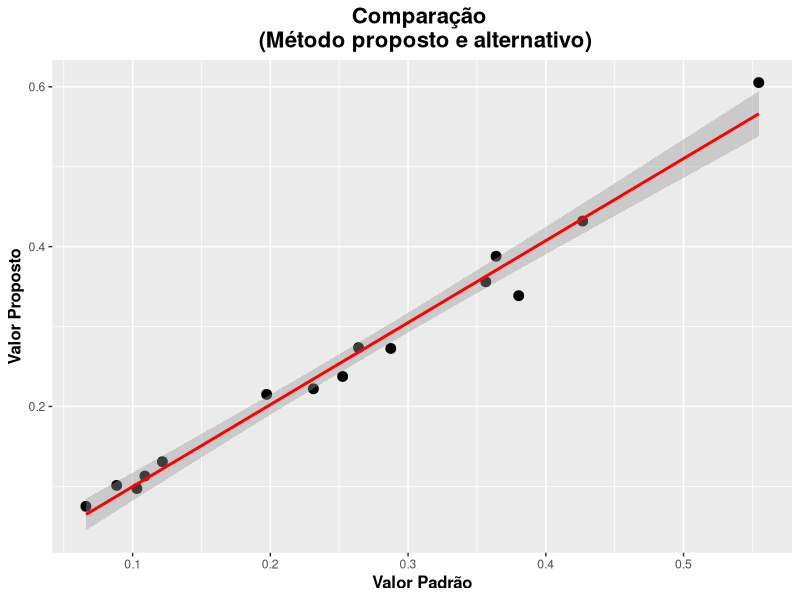
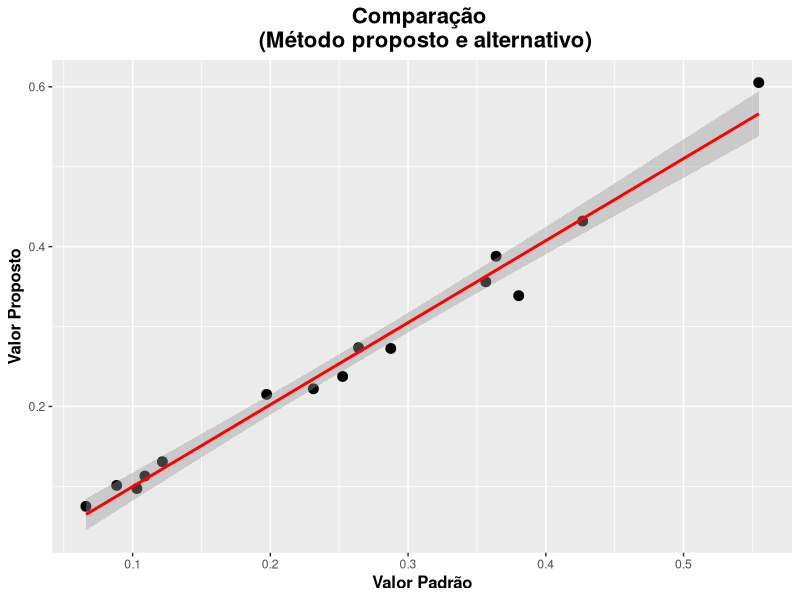

R code for these plots, in order:
## ---

## title: Script Aplicando o teste F(H0) de Graybill e graficos de analise 

## author:
## - Sollano Rabelo Braga 
## - Marcio Leles R. de Oliveira

## date: 2015

## output:

##    pdf_document:

##      toc: true

##      toc_depth: 3

##      highlight: tango

##    word_document:

##      toc: true

##      toc_depth: 3

##      highlight: tango

## ---
## \pagebreak
#
#+ include=FALSE
knitr::opts_chunk$set(tidy.opts=list(width.cutoff=55),tidy=TRUE, warning = F)

## # 1) Baixar e carregar os pacotes necessários, e importar dados ####

## faz-se o download das bibliotecas necessárias, caso ainda nao estejam 
## instaladas na máquina. Este passo deve ser feito apenas uma vez. 
## Obs: Remover "#" dos pacotes que nao estiverem instalados

## instalá-se o pacote readxl, para poder importar dados provindos do excel, 
## sem a necessidade de conversao.

#install.packages("readxl", dependencies = T)

## instala-se o pacote ggplot2, para a criacao dos graficos.
#install.pachages("ggplot2", dependencies = T)
#install.packages("GridExtra")
#install.packages("grid")

## Carregar os Pacotes 
library(readxl)
library(ggplot2)

## Para carregar o script funcione corretamente, a padronização de nomes é necessária.
## Foi utilizado Y1 para nomear a variável padrão, e Yj para a variável proposta.
## Portanto estes nomes devem ser utilizados na planilha que contém os dados,
## ou alterados após a importação utilizando a função names().
##
## Para importar os dados utiliza-se a função read_excel:
dados <- read_excel("graybill_dados.xlsx")

## # 2) Cálculo do FH0, F-Crítico e p-valor ####

## A estatística do teste é a seguinte:

## $$ F(H_{0})=\frac{(\hat{\beta}-\theta)'(y'_{1} y_{1})(\hat{\beta}-\theta)}{2QMRes}  \sim F_\alpha (2,n-2 \phantom{1}g.l.) $$


## Para calculá-la, primeiro ajusta-se um modelo Linear Simples 
## composto do valor proposto como y, e do valor padrao como x:
fit <- lm(Yj ~ Y1, dados)

## Cálcula-se o Quadrado medio do residuo,  obtido pela razão entre 
## a soma de quadrados de resíduos e os graus de liberdade do resíduo da regressão:
QMRes <- sum(residuals(fit)^2)/fit$df.residual

## A seguir a criacao da matrix 2x1 beta - theta, subtraindo os coeficientes da regressao
## pela matriz theta [0 1]:
beta_theta <- coef(fit) - c(0,1)

## Cálculo da Matriz Y1'Y1:
##
## esta matriz é composta por n, Somatório de Y1, 
## Somatório de Y1, e o somatório quadrático de Y1.
##
## Utiliza-se a função length para calcular n, e a função sum para calcular os somatórios
## concatena-se n e Somatório de Y1 em um vetor, e
## Somatório de Y1 e somatório quadrático de Y1 em outro
## e une-se os dois com a funcao cbind
Y1linha_Y1 <- cbind(c(length(dados$Y1), sum(dados$Y1)), 
                    c(sum(dados$Y1), sum(dados$Y1^2)))

## Cálculo de FH0
##
## Multiplica-se da matriz beta_theta transposta,
## pela matriz Y1'Y1, e multiplicamos isto pela matriz beta_theta;
##
## Então divide-se tudo isto por 2*Quadrado médio do resíduo.
##
## Arredonda-se este cálculo para 4 casas decimais com a funcao round():

FH0 <- round(
  (t(beta_theta)%*%Y1linha_Y1%*%beta_theta)
              /(2*QMRes),
  4)

## Definicao do alpha:
alpha <- 0.05

## Cálculo do F Critico utilizando os graus de liberdade do residuo,
## e arredondado para 4 casas decimais:
Ftab <- round(
  qf(p=alpha, df1=2, df2=fit$df.residual, lower.tail = FALSE),
  4)

## Cálculo do p-valor arredondado para 6 casas decimais:
pvalor <- signif(
  pf(FH0,2,fit$df.residual,lower=F),
  4)

## # 3) Teste de Hipótese ####

## O resultado do teste de hipótese é realizado utilizando
## lógica condicional; cria-se um objeto denominado resultado
## com valor "*" caso FH0 > 0, e caso contrario, "ns":

if(FH0 > Ftab){
  Resultado <- "*"
}else{
    Resultado <- "ns"
    }
## Logica condicional semelhante a anterior
if(FH0 > Ftab){
  Conclusao <- "Yj e estatisticamente diferente de Y1, para o alpha estabelecido"
}else{
    Conclusao <- "Yj e estatisticamente igual a Y1, para o alpha estabelecido"
    }

## # 4) Tabela de Resultados Simples ####

## A seguir é criada uma tabela de resultados simples,
##  reunindo os resultados essenciais do teste:
Tab_Res_Simp <- data.frame("F_H0"    = FH0, 
                           "F_crit"  = Ftab, 
                           "P_valor" = pvalor, 
                           "Alpha"   = alpha,
                           "Teste"   = Resultado) 
Tab_Res_Simp

## # 5) Tabela de Resultados com medidas de tendência ####

## A seguir é criada uma tabela um pouco mais detalhada, com valores
## de tendenência e composta apenas por valores numéricos:

Tab_Res_Med <- data.frame(
  Resultado = rbind( mean(dados$Y1),
                     mean(dados$Yj), 
                     var(dados$Y1), 
                     var(dados$Yj), 
                     sd(dados$Y1), 
                     sd(dados$Yj), 
                     length(dados$Y1), 
                     2, 
                     fit$df.residual, 
                     Ftab, 
                     FH0, 
                     alpha, 
                     pvalor), 
  
  row.names = c("Media_Y1", 
                "Media_Yj", 
                "Variancia_Y1", 
                "Variancia_Yj", 
                "Desvio_Padrao_Y1", 
                "Desvio_Padrao_Yj", 
                "Observacoes", "g.l.1", 
                "g.l.2", "F_crit", 
                "F_H0", 
                "alpha",  
                "p-valor") )

Tab_Res_Med

## # 6) Tabela de Resultados completa ####

## A seguir é criada uma tabela ainda mais detalhada, com valores
## de tendenência de ambas as variáveis, e resultado do teste de hipótese;
## São criados dois objetos separados, que são unidos em um dataframe em seguida:
aux1 <- c(
  round(
    mean(dados$Y1),2), 
  round(var(dados$Y1),2), 
  round(sd(dados$Y1),2),  
  length(dados$Y1), 
  2, 
  Ftab, 
  FH0, 
  alpha, 
  pvalor, 
  Resultado, 
  Conclusao)
aux2 <- c(
  round(mean(dados$Yj),2), 
  round(var(dados$Yj),2), 
  round(sd(dados$Yj),2), 
  length(dados$Yj), 
  fit$df.residual,
  " ", " ", " ", " ", " ", " ")

Tab_Res_Comp <- data.frame("Valor_Padrao" = aux1,
                           "Valor_Proposto" = aux2, 
                           row.names = c("Media", 
                                         "Variancia",
                                         "Desvio_Padrao",
                                         "Observacoes", 
                                         "g.l.", 
                                         "F_Critico", 
                                         "F_H0", 
                                         "Alpha", 
                                         "P-valor" ,
                                         "Teste", 
                                         "Conclusao") )

Tab_Res_Comp

## # 7) Gráfico de dispersao ####

## A seguir Gera-se um gráfico de dispersao Y1 x Yj, para avaliação de tendencia:
graph <- ggplot(data = dados, aes(x = Y1, y = Yj)) +
  geom_point(size = 3) +
  labs(x="Valor Padrão", 
       y="Valor Proposto", 
       title = "Comparação \n (Método proposto e alternativo)") +
  geom_smooth(method="lm", colour="red") +
  theme(axis.title=element_text(size=12, face= "bold" ), 
        plot.title=element_text(size=16,face="bold", hjust = 0.5) ) #+
 # coord_cartesian(xlim = c(0, max(dados$Y1 + 0.3)) , # tamanho dos eixos pode
#                  ylim = c(0, max(dados$Yj + 0.3))) # ser alterado com estes comandos

graph

## # 8) Exportar os resultados ####

## Grafico
ggsave("graph.png", graph, width = 12, height = 6)

## Tabela com resultados completa
write.csv2(Tab_Res_Comp, "Tab_Res_Comp.csv", row.names = F)

##Tabela Numerica
write.csv2(Tab_Res_Med, "Tab_Res_Med.csv", row.names = F)

## Tabela simples
write.csv2(Tab_Res_Simp, "Tab_Res_Simp.csv", row.names = F)
